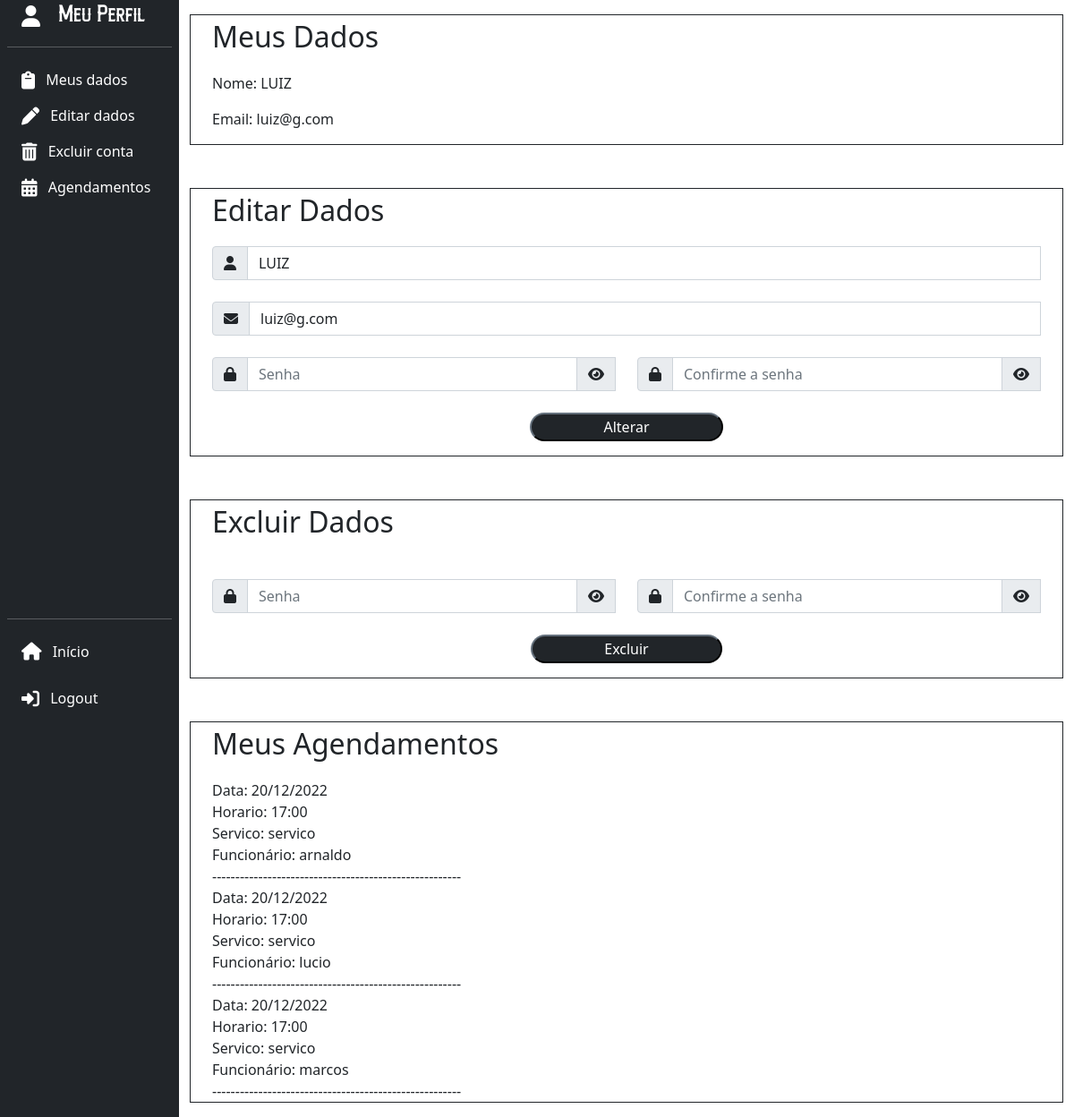
/php/perfilcliente.php (signed in), run on an earlier commit of the app's database.
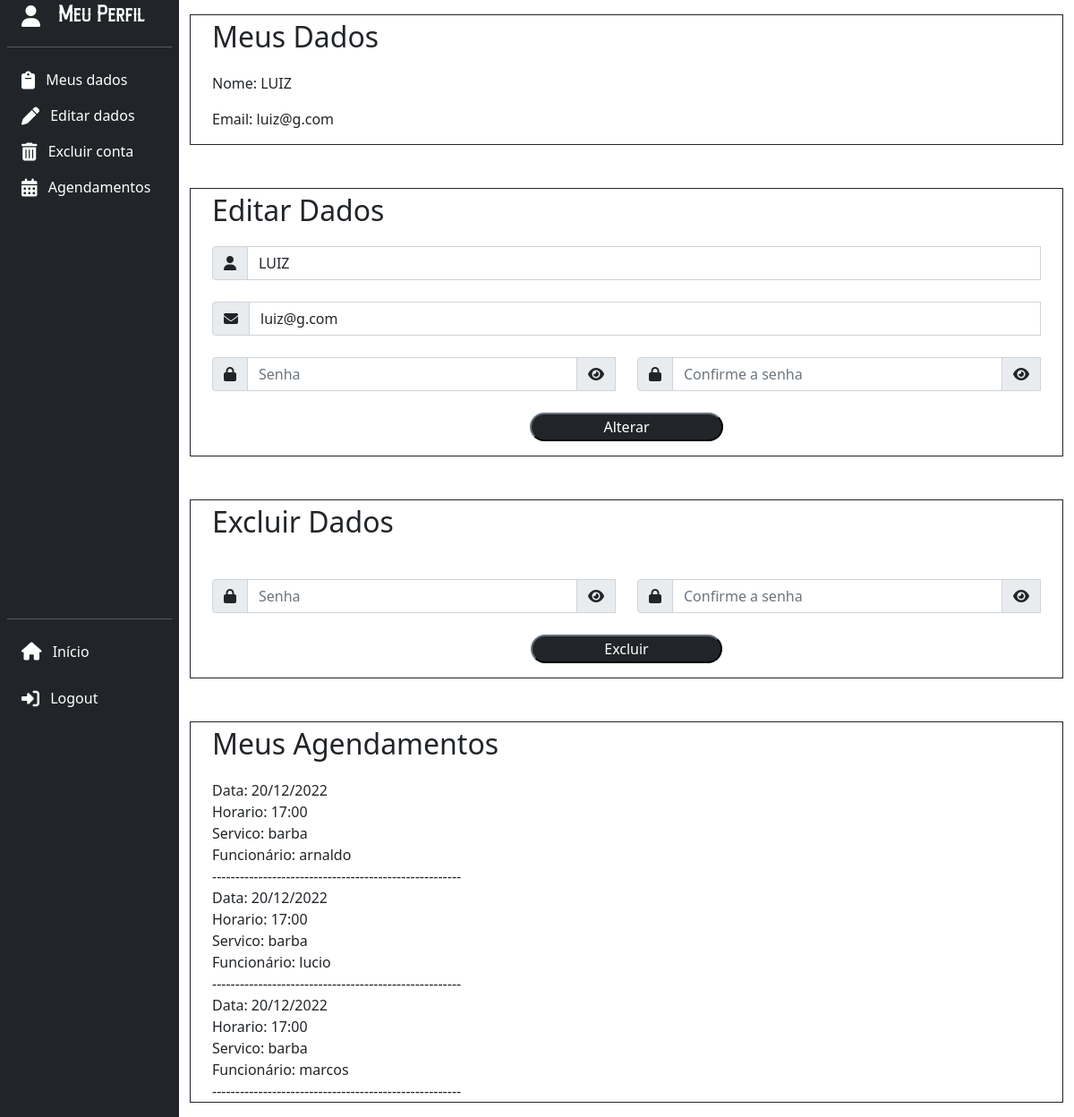
And on a later commit of the database.
### tables this page shows
CREATE TABLE agendamento (
    id_agendamento int NOT NULL AUTO_INCREMENT,
    id_cliente int NOT NULL,
    id_funcionario int NOT NULL,
    id_servico int NOT NULL,
    horario TIME NOT NULL,
    data_agendamento DATE NOT NULL,
    PRIMARY KEY (id_agendamento),
    FOREIGN KEY (id_funcionario) REFERENCES funcionario(id_funcionario),
    FOREIGN KEY (id_servico) REFERENCES servico(id_servico),
    FOREIGN KEY (id_cliente) REFERENCES cliente(id_cliente)
);

CREATE TABLE servico ( 
    id_servico int NOT NULL AUTO_INCREMENT, 
    nome varchar(100) NOT NULL, 
    preco int NOT NULL, 
    primary key(id_servico)
);

CREATE TABLE funcionario ( 
    id_funcionario int NOT NULL AUTO_INCREMENT, 
    nome varchar(100) NOT NULL, 
    email varchar(100) NOT NULL, 
    senha varchar(255) NOT NULL, 
    primary key(id_funcionario) 
);

### php/perfilcliente.php (the view, shortened to what the changed rows need)
<?php
    include "../sql/conectamysqlcdb.php";
    $id = $_SESSION['cliente'];
    $sql1 = "SELECT nome, email, senha FROM cliente WHERE id_cliente ='$id'";
    $rescliente = mysqli_query($mysqli, $sql1);
    $cliente = mysqli_fetch_array($rescliente);
?>
<html>
    <head>
        <link rel="stylesheet" type="text/css" href="../css/style.css">
        <link href="https://cdn.jsdelivr.net/npm/bootstrap@5.0.0/dist/css/bootstrap.min.css" rel="stylesheet" >
    </head>
    <body>
    <div class="container-fluid">
        <div class="row flex-nowrap">
            <div class="col py-3">
                <div class="container border border-dark" id="dados">
                    <p class="fs-2">Meus Dados</p>
                    <?php
                        echo "<p>Nome: ".$cliente["nome"]."</p>";
                        echo "<p>Email: ".$cliente["email"]."</p>";
                    ?>
                </div>
                <div class="container border border-dark mt-5" id="alterardados">
                    <p class="fs-2">Editar Dados</p>
                    <form action="editlog.php" method="POST" class="needs-validation" novalidate>
                    </form>
                </div>
                <div class="container border border-dark mt-5" id="excluirdados">
                    <p class="fs-2">Excluir Dados</p>
                    <form action="editlog.php" method="POST" class="needs-validation" novalidate>
                        </form>
                    </div>
                    <div class="container border border-dark mt-5" id="agendamentos">
                        <p class="fs-2">Meus Agendamentos</p>
                        <?php
                            $sql = "SELECT * FROM agendamento WHERE id_cliente LIKE $id;";
                            $res = mysqli_query($mysqli, $sql);
                            $linhas = mysqli_num_rows($res);
                            for($i=0; $i < $linhas; $i++){
                                $agendamento = mysqli_fetch_array($res);
                                $idfun = $agendamento['id_funcionario'];
                                $idser = $agendamento['id_servico'];
                                $hora = date('H:i', strtotime($agendamento['horario']));
                                $data = date('d/m/Y', strtotime($agendamento['data_agendamento']));
                                $sql2 = "SELECT * FROM funcionario WHERE id_funcionario LIKE $idfun;";
                                $res2 = mysqli_query($mysqli, $sql2);
                                $array = mysqli_fetch_array($res2);
                                $funcionario = $array['nome'];
                                $sql3 = "SELECT * FROM servico WHERE id_servico LIKE $idser";
                                $res3 = mysqli_query($mysqli, $sql3);
                                $array2 = mysqli_fetch_array($res3);
                                $servico = $array2['nome'];
                                echo "Data: ". $data ."<br>";
                                echo "Horario: ". $hora."<br>";
                                echo "Servico: ".$servico."<br>";
                                echo "Funcionário: ".$funcionario."<br>";
                                echo "------------------------------------------------------<br>";
                            }
                        ?>
                    </div>
                </div>
            </div>
        </div>
    </body>
</html>

What changed in the data, as far as the page shows it:
changed through a linked row, agendamento "arnaldo": id_servico.nome "servico" → "barba"
changed through a linked row, agendamento "lucio": id_servico.nome "servico" → "barba"
changed through a linked row, agendamento "marcos": id_servico.nome "servico" → "barba"
